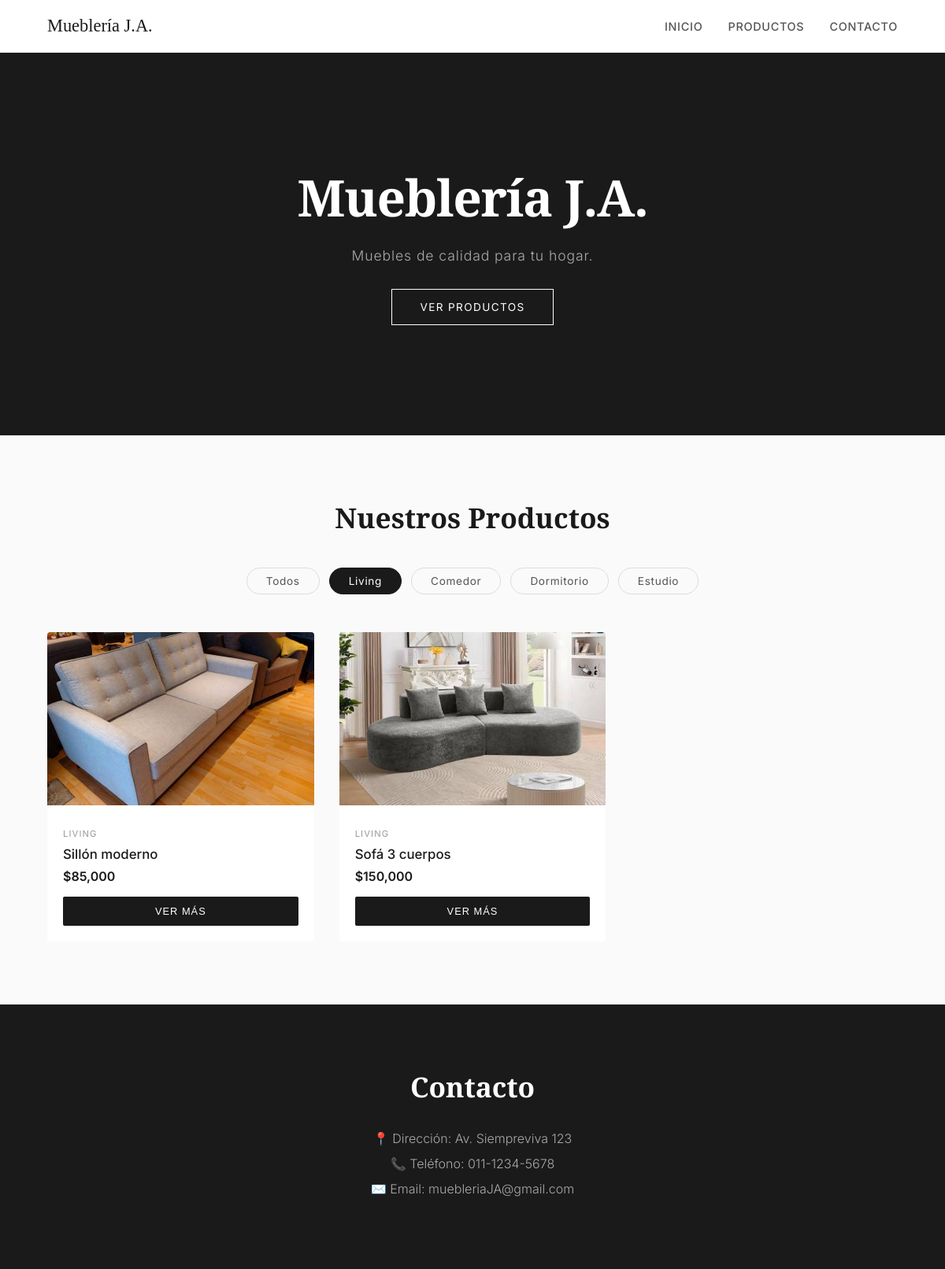
Screenshot of /?categoria=Living with the database file from the repository.
### tables this page shows
CREATE TABLE productos (
            id INTEGER PRIMARY KEY AUTOINCREMENT,
            nombre TEXT NOT NULL,
            precio REAL NOT NULL,
            categoria TEXT NOT NULL,
            imagen TEXT NOT NULL,
            descripcion TEXT,
            medidas TEXT
        );

### app.py (the view)
@app.route("/")
def inicio():
    categoria = request.args.get("categoria")
    productos = obtener_productos(categoria)
    return render_template("index.html", productos=productos, categoria=categoria)

### database.py (called while the page is built)
def conectar():
    return sqlite3.connect("productos.db")

def obtener_productos(categoria=None):
    con = conectar()
    cursor = con.cursor()
    if categoria:
        cursor.execute("SELECT * FROM productos WHERE categoria = ?", (categoria,))
    else:
        cursor.execute("SELECT * FROM productos")
    productos = cursor.fetchall()
    con.close()
    return productos

### templates/index.html (shortened to what this page needs)
<!DOCTYPE html>
<html lang="es">
  <head>
    <link rel="stylesheet" href="{{ url_for('static', filename='style.css') }}">
  </head>
  <body>
    <nav>
      <span>Mueblería J.A.</span>
      <a href="#inicio">Inicio</a>
      <a href="#productos">Productos</a>
      <a href="#contacto">Contacto</a>
    </nav>
    <section id="inicio">
      <h1>Mueblería J.A.</h1>
      <p>Muebles de calidad para tu hogar.</p>
      <a href="#productos" class="btn-hero">Ver productos</a>
    </section>
    <section id="productos">
      <h2>Nuestros Productos</h2>
      <div class="filtros">
        <a href="/?#productos" class="filtro {% if not categoria %}activo{% endif %}">Todos</a>
        <a href="/?categoria=Living#productos" class="filtro {% if categoria == 'Living' %}activo{% endif %}">Living</a>
        <a href="/?categoria=Comedor#productos" class="filtro {% if categoria == 'Comedor' %}activo{% endif %}">Comedor</a>
        <a href="/?categoria=Dormitorio#productos" class="filtro {% if categoria == 'Dormitorio' %}activo{% endif %}">Dormitorio</a>
        <a href="/?categoria=Estudio#productos" class="filtro {% if categoria == 'Estudio' %}activo{% endif %}">Estudio</a>
      </div>
      <div class="productos">
        {% for producto in productos %}
        <div class="producto">
          <img src="{{ url_for('static', filename='imagenes/' + producto[4]) }}" alt="{{ producto[1] }}" onclick="abrirLightbox(this.src)">
          <div class="producto-info">
            <span class="categoria">{{ producto[3] }}</span>
            <h3>{{ producto[1] }}</h3>
            <p class="precio">${{ "{:,.0f}".format(producto[2]) }}</p>
            <button class="btn" onclick="abrirModal('{{ producto[1] }}', '{{ producto[3] }}', '{{ "{:,.0f}".format(producto[2]) }}', '{{ url_for('static', filename='imagenes/' + producto[4]) }}', '{{ producto[5] }}', '{{ producto[6] }}')">Ver más</button>
          </div>
        </div>
        {% endfor %}
      </div>
    </section>
    <section id="contacto">
      <h2>Contacto</h2>
      <p>📍 Dirección: Av. Siempreviva 123</p>
      <p>📞 Teléfono: 011-1234-5678</p>
      <p>✉️ Email: muebleriaJA@gmail.com</p>
    </section>
  </body>
</html>

### static/style.css (style rules this page uses)
* { margin: 0; padding: 0; box-sizing: border-box; }
body { font-family: 'Inter', sans-serif; background-color: #fafafa; color: #1a1a1a; }
nav { background-color: #fff; padding: 20px 60px; display: flex; gap: 32px; align-items: center; border-bottom: 1px solid #eee; position: sticky; top: 0; z-index: 100; }
nav span { color: #1a1a1a; font-family: 'Playfair Display', serif; font-size: 1.4rem; margin-right: auto; }
nav a { color: #555; text-decoration: none; font-size: 0.9rem; font-weight: 500; letter-spacing: 0.05em; text-transform: uppercase; transition: color 0.2s; }
#inicio { background-color: #1a1a1a; color: white; text-align: center; padding: 140px 40px; position: relative; }
#inicio h1 { font-family: 'Playfair Display', serif; font-size: 4rem; margin-bottom: 20px; letter-spacing: -0.02em; }
#inicio p { font-size: 1.1rem; color: #aaa; font-weight: 300; letter-spacing: 0.05em; }
#inicio .btn-hero { display: inline-block; margin-top: 32px; padding: 14px 36px; border: 1px solid #fff; color: white; text-decoration: none; font-size: 0.85rem; letter-spacing: 0.1em; text-transform: uppercase; transition: all 0.3s; }
#productos { padding: 80px 60px; background-color: #fafafa; }
#productos h2 { font-family: 'Playfair Display', serif; font-size: 2.2rem; margin-bottom: 40px; text-align: center; }
.filtros { display: flex; gap: 12px; justify-content: center; margin-bottom: 48px; }
.filtro { padding: 8px 24px; border: 1px solid #ddd; border-radius: 30px; text-decoration: none; color: #555; font-size: 0.85rem; letter-spacing: 0.05em; transition: all 0.2s; }
.filtro:hover, .filtro.activo { background-color: #1a1a1a; border-color: #1a1a1a; color: white; }
.productos { display: grid; grid-template-columns: repeat(3, 1fr); gap: 32px; max-width: 1100px; margin: 0 auto; }
.producto { background-color: white; border-radius: 4px; overflow: hidden; transition: transform 0.3s, box-shadow 0.3s; }
.producto img { width: 100%; height: 220px; object-fit: cover; cursor: pointer; transition: opacity 0.3s; }
.producto-info { padding: 20px; }
.categoria { font-size: 0.7rem; color: #999; text-transform: uppercase; letter-spacing: 0.1em; }
.producto-info h3 { margin: 8px 0; font-size: 1.05rem; font-weight: 500; }
.precio { color: #1a1a1a; font-weight: 600; font-size: 1rem; margin-bottom: 16px; }
.btn { width: 100%; padding: 11px; background-color: #1a1a1a; color: white; border: none; border-radius: 2px; cursor: pointer; font-size: 0.8rem; letter-spacing: 0.08em; text-transform: uppercase; transition: background-color 0.2s; }
#contacto { background-color: #1a1a1a; color: white; text-align: center; padding: 80px 40px; }
#contacto h2 { font-family: 'Playfair Display', serif; font-size: 2.2rem; margin-bottom: 32px; }
#contacto p { margin-bottom: 12px; color: #aaa; font-weight: 300; }

### rows the page displays
productos: imagen (picture), categoria "LIVING", nombre "Sillón moderno", precio "85,000"
productos: imagen (picture), categoria "LIVING", nombre "Sofá 3 cuerpos", precio "150,000"
